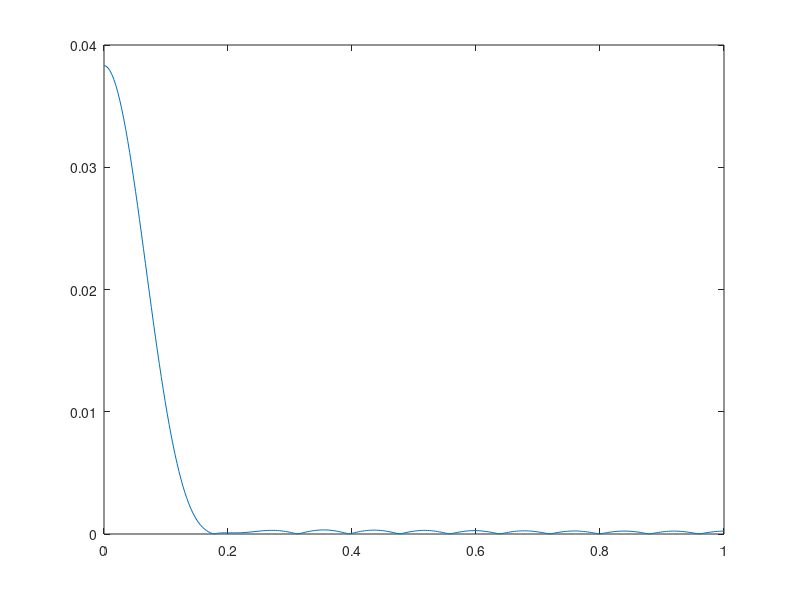

Recreate this plot in MATLAB.
clc
clear all;

wc=0.5*pi;
N=25;
alpha=(N-1)/2;
eps=0.001;
n=0:1:N-1;
hd=(sin(wc*(n-alpha+eps)))/(pi*(n-alpha+eps));
wh=hamming(N);
hn=wh'.*hd;
w=0:0.01:pi;
h=freqz(hn,1,w);
plot(w/pi,abs(h));